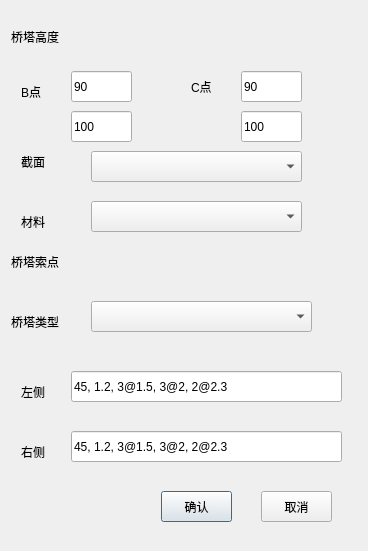
<?xml version="1.0" encoding="UTF-8"?>
<ui version="4.0">
 <class>TowerWindowClass</class>
 <widget class="QDialog" name="TowerWindowClass">
  <property name="geometry">
   <rect>
    <x>0</x>
    <y>0</y>
    <width>368</width>
    <height>551</height>
   </rect>
  </property>
  <property name="windowTitle">
   <string>TowerWindow</string>
  </property>
  <layout class="QVBoxLayout" name="verticalLayout">
   <item>
    <widget class="QWidget" name="widget" native="true">
     <widget class="QLabel" name="label">
      <property name="geometry">
       <rect>
        <x>10</x>
        <y>70</y>
        <width>41</width>
        <height>21</height>
       </rect>
      </property>
      <property name="text">
       <string>B点</string>
      </property>
     </widget>
     <widget class="QLineEdit" name="lineB">
      <property name="geometry">
       <rect>
        <x>60</x>
        <y>60</y>
        <width>61</width>
        <height>31</height>
       </rect>
      </property>
      <property name="text">
       <string>90</string>
      </property>
     </widget>
     <widget class="QLabel" name="label_3">
      <property name="geometry">
       <rect>
        <x>10</x>
        <y>140</y>
        <width>41</width>
        <height>21</height>
       </rect>
      </property>
      <property name="text">
       <string>截面</string>
      </property>
     </widget>
     <widget class="QLabel" name="label_4">
      <property name="geometry">
       <rect>
        <x>180</x>
        <y>60</y>
        <width>41</width>
        <height>31</height>
       </rect>
      </property>
      <property name="text">
       <string>C点</string>
      </property>
     </widget>
     <widget class="QLineEdit" name="lineC">
      <property name="geometry">
       <rect>
        <x>230</x>
        <y>60</y>
        <width>61</width>
        <height>31</height>
       </rect>
      </property>
      <property name="text">
       <string>90</string>
      </property>
     </widget>
     <widget class="QComboBox" name="comboBoxSection">
      <property name="geometry">
       <rect>
        <x>80</x>
        <y>140</y>
        <width>211</width>
        <height>31</height>
       </rect>
      </property>
     </widget>
     <widget class="QComboBox" name="comboBoxMaterial">
      <property name="geometry">
       <rect>
        <x>80</x>
        <y>190</y>
        <width>211</width>
        <height>31</height>
       </rect>
      </property>
     </widget>
     <widget class="QLabel" name="label_7">
      <property name="geometry">
       <rect>
        <x>10</x>
        <y>200</y>
        <width>41</width>
        <height>21</height>
       </rect>
      </property>
      <property name="text">
       <string>材料</string>
      </property>
     </widget>
     <widget class="QLabel" name="label_11">
      <property name="geometry">
       <rect>
        <x>0</x>
        <y>300</y>
        <width>91</width>
        <height>21</height>
       </rect>
      </property>
      <property name="text">
       <string>桥塔类型</string>
      </property>
     </widget>
     <widget class="QComboBox" name="comboBoxType">
      <property name="geometry">
       <rect>
        <x>80</x>
        <y>290</y>
        <width>221</width>
        <height>31</height>
       </rect>
      </property>
     </widget>
     <widget class="QLabel" name="label_10">
      <property name="geometry">
       <rect>
        <x>10</x>
        <y>430</y>
        <width>41</width>
        <height>21</height>
       </rect>
      </property>
      <property name="text">
       <string>右侧</string>
      </property>
     </widget>
     <widget class="QLabel" name="label_9">
      <property name="geometry">
       <rect>
        <x>10</x>
        <y>370</y>
        <width>41</width>
        <height>21</height>
       </rect>
      </property>
      <property name="text">
       <string>左侧</string>
      </property>
     </widget>
     <widget class="QLabel" name="label_8">
      <property name="geometry">
       <rect>
        <x>0</x>
        <y>240</y>
        <width>91</width>
        <height>21</height>
       </rect>
      </property>
      <property name="text">
       <string>桥塔索点</string>
      </property>
     </widget>
     <widget class="QLineEdit" name="textLeftTower">
      <property name="geometry">
       <rect>
        <x>60</x>
        <y>360</y>
        <width>271</width>
        <height>31</height>
       </rect>
      </property>
      <property name="text">
       <string>45, 1.2, 3@1.5, 3@2, 2@2.3</string>
      </property>
     </widget>
     <widget class="QLineEdit" name="textRightTower">
      <property name="geometry">
       <rect>
        <x>60</x>
        <y>420</y>
        <width>271</width>
        <height>31</height>
       </rect>
      </property>
      <property name="text">
       <string>45, 1.2, 3@1.5, 3@2, 2@2.3</string>
      </property>
     </widget>
     <widget class="QLabel" name="label_2">
      <property name="geometry">
       <rect>
        <x>0</x>
        <y>10</y>
        <width>81</width>
        <height>31</height>
       </rect>
      </property>
      <property name="text">
       <string>桥塔高度</string>
      </property>
     </widget>
     <widget class="QPushButton" name="buttonSure">
      <property name="geometry">
       <rect>
        <x>150</x>
        <y>480</y>
        <width>71</width>
        <height>31</height>
       </rect>
      </property>
      <property name="text">
       <string>确认</string>
      </property>
     </widget>
     <widget class="QPushButton" name="buttonCancel">
      <property name="geometry">
       <rect>
        <x>250</x>
        <y>480</y>
        <width>71</width>
        <height>31</height>
       </rect>
      </property>
      <property name="text">
       <string>取消</string>
      </property>
     </widget>
     <widget class="QLineEdit" name="lineH1">
      <property name="geometry">
       <rect>
        <x>60</x>
        <y>100</y>
        <width>61</width>
        <height>31</height>
       </rect>
      </property>
      <property name="text">
       <string>100</string>
      </property>
     </widget>
     <widget class="QLineEdit" name="lineH2">
      <property name="geometry">
       <rect>
        <x>230</x>
        <y>100</y>
        <width>61</width>
        <height>31</height>
       </rect>
      </property>
      <property name="text">
       <string>100</string>
      </property>
     </widget>
    </widget>
   </item>
  </layout>
 </widget>
 <layoutdefault spacing="6" margin="11"/>
 <tabstops>
  <tabstop>lineB</tabstop>
  <tabstop>lineC</tabstop>
  <tabstop>lineH1</tabstop>
  <tabstop>lineH2</tabstop>
  <tabstop>comboBoxSection</tabstop>
  <tabstop>comboBoxMaterial</tabstop>
  <tabstop>comboBoxType</tabstop>
  <tabstop>textLeftTower</tabstop>
  <tabstop>textRightTower</tabstop>
  <tabstop>buttonSure</tabstop>
  <tabstop>buttonCancel</tabstop>
 </tabstops>
 <resources/>
 <connections>
  <connection>
   <sender>buttonCancel</sender>
   <signal>clicked()</signal>
   <receiver>buttonCancel</receiver>
   <slot>close()</slot>
   <hints>
    <hint type="sourcelabel">
     <x>312</x>
     <y>499</y>
    </hint>
    <hint type="destinationlabel">
     <x>312</x>
     <y>499</y>
    </hint>
   </hints>
  </connection>
 </connections>
</ui>
